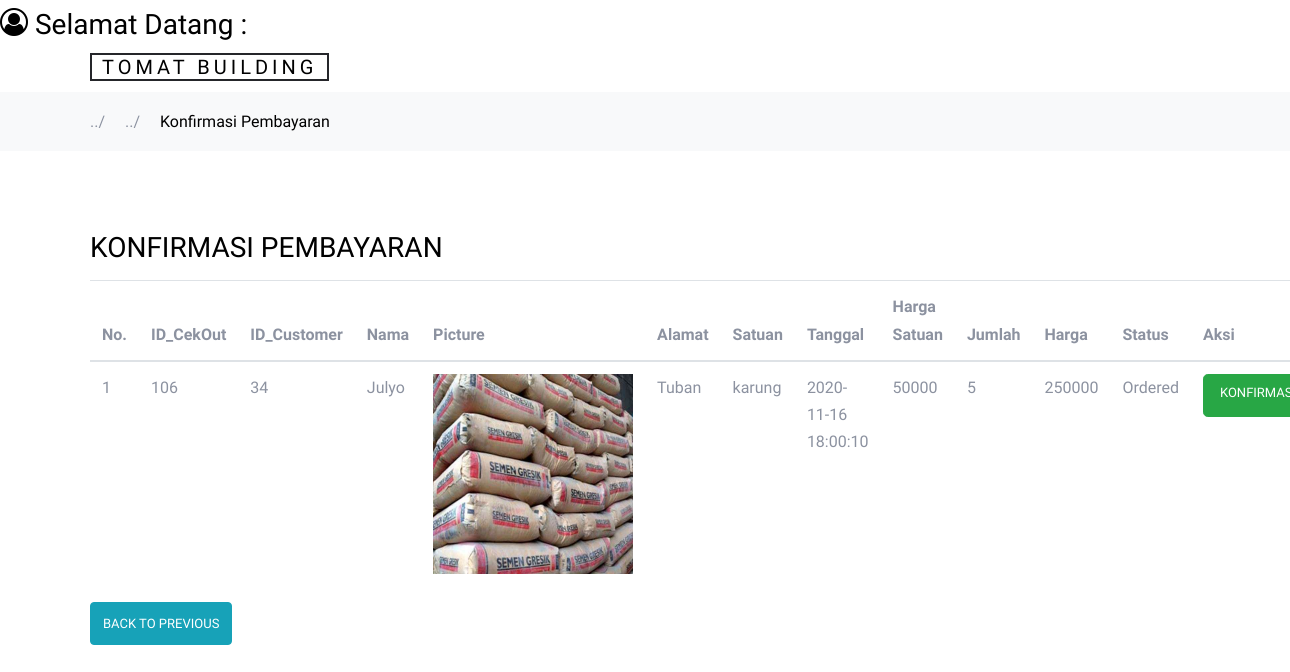
Page /konfirmasibayar.php on the committed database.
### tables this page shows
CREATE TABLE `cekout` (
  `idcek` int(11) NOT NULL,
  `idcus` int(11) NOT NULL,
  `idbarang` int(11) NOT NULL,
  `nama` varchar(50) NOT NULL,
  `alamat` varchar(50) NOT NULL,
  `material` varchar(20) NOT NULL,
  `satuan` varchar(20) NOT NULL,
  `hargasatuan` int(11) NOT NULL,
  `harga` int(11) NOT NULL,
  `gambar` varchar(20) NOT NULL,
  `tanggal` timestamp NOT NULL DEFAULT current_timestamp() ON UPDATE current_timestamp(),
  `jumlah` int(11) NOT NULL,
  `status` varchar(20) NOT NULL
);

### fungsi.php (called while the page is built, shortened)
<?php
    $conn=mysqli_connect("localhost","root","","tomat");
    function query($query_kedua)
    {
        global $conn;
        $result = mysqli_query($conn,$query_kedua);
        $rows =[];
        while ($row = mysqli_fetch_assoc($result))
        {
            $rows[]=$row;
        }
        return $rows;
    }
?>

### konfirmasibayar.php (the view, shortened to what this page needs)
<?php
require 'fungsi.php';
$cekout = query("SELECT * FROM cekout ");
?>
<!DOCTYPE html>
<html lang="en">
  <head>
    <link rel="stylesheet" href="fonts/icomoon/style.css">
    <link rel="stylesheet" href="css/bootstrap.min.css">
    <link rel="stylesheet" href="css/magnific-popup.css">
    <link rel="stylesheet" href="css/jquery-ui.css">
    <link rel="stylesheet" href="css/owl.carousel.min.css">
    <link rel="stylesheet" href="css/owl.theme.default.min.css">
    <link rel="stylesheet" href="css/aos.css">
    <link rel="stylesheet" href="css/style.css">
  </head>
  <body>
  <div class="site-wrap">
    <div class="site-navbar bg-white py-2">
    <h3><font color="#000000"><span class="icon-user-circle-o"></span>  Selamat Datang : <?php echo $_SESSION["nama"]; ?></font></h3>
      <div class="container">
        <div class="d-flex align-items-center justify-content-between">
          <div class="logo">
            <div class="site-logo">
              <a class="js-logo-clone">Tomat Building</a>
            </div>
          </div>
        </div>
      </div>
    </div>
    <div class="bg-light py-3">
      <div class="container">
        <div class="row">
          <div class="col-md-12 mb-0"><a>../</a> <span class="mx-2 mb-0"></span> <a>../</a> <span class="mx-2 mb-0"></span> <strong class="text-black">Konfirmasi Pembayaran</strong></div>
        </div>
      </div>
    </div>
    <form action="" method="post">
    <div class="site-section">
      <div class="container">
        <div class="row">
          <div class="col-md-6 mb-5 mb-md-0">
          <form action="" method="post">
            <h2 class="h3 mb-3 text-black">KONFIRMASI PEMBAYARAN </h2>
                <table class="table table-hover">
                    <thead>
                        <tr>
                            <th>No.</th>
                            <th>ID_CekOut</th>
                            <th>ID_Customer</th>
                            <th>Nama</th>
                            <th>Picture</th>
                            <th>Alamat</th>
                            <th>Satuan</th>
                            <th>Tanggal</th>
                            <th>Harga Satuan</th>
                            <th>Jumlah</th>
                            <th>Harga</th>
                            <th>Status</th>
                            <th>Aksi</th>
                        </tr>
                    </thead>
                    <?php $i=1 ?>
			        <?php foreach($cekout as $row):?>
                    <tbody>
                        <tr>
                            <td><?= $i;?></td>
                            <td><?= $row["idcek"]; ?></td>
                            <td><?= $row["idcus"]; ?></td>
                            <td><?= $row["nama"]; ?></td>
                            <td><img src ="images/<?= $row["gambar"]; ?>" height="200px" width="200px"></td>
                            <td><?= $row["alamat"]; ?></td>
                            <td><?= $row["satuan"]; ?></td>
                            <td><?= $row["tanggal"]; ?></td>
                            <td><?= $row["hargasatuan"]; ?></td>
                            <td><?= $row["jumlah"]; ?></td>
                            <td><?= $row["harga"]; ?></td>
                            <td><?= $row["status"]; ?></td>
                            <td>
                            <a button type="submit" name ="konfirm" class="btn btn-lg btn-success" href="confirm.php ?id=<?php echo $row["idbarang"];?>">Konfirmasi</button></a>
                            </td>
                        </tr>
                    </tbody>
                    <?php $i++ ?>
				    <?php endforeach;?>
                </table>
                </form>
          </div>
          </div>
          <button onclick="window.location.href='tambah/tambah.php'" type="button" class="btn btn-info">Back to Previous</button>
        </div>
      </div>
    </div>
  </body>
</html>

### css/style.css (style rules this page uses)
body { line-height: 1.7; color: #8c92a0; font-weight: 300; font-size: 16px; }
a { -webkit-transition: .3s all ease; -o-transition: .3s all ease; transition: .3s all ease; }
.text-black { color: #000; }
.site-wrap:before { -webkit-transition: .3s all ease-in-out; -o-transition: .3s all ease-in-out; transition: .3s all ease-in-out; background: rgba(0, 0, 0, 0.6); content: ""; position: absolute; z-index: 2000; top: 0; left: 0; right: 0; bottom: 0; opacity: 0; visibility: hidden; }
.btn { height: 43px; -webkit-transition: .3s all ease-in-out; -o-transition: .3s all ease-in-out; transition: .3s all ease-in-out; text-transform: uppercase; font-size: 13px; }
.site-section { padding: 2.5em 0; }
@media (min-width: 768px) { .site-section { padding: 5em 0; } }
.site-logo a { text-transform: uppercase; letter-spacing: .2em; font-size: 20px; padding-left: 10px; padding-right: 10px; border: 2px solid #25262a; color: #000 !important; }
.site-navbar { background: #fff; margin-bottom: 0px; z-index: 1999; position: relative; background: #fff !important; }
.site-navbar a { color: #868995; }
.site-mobile-menu .site-mobile-menu-header .site-mobile-menu-logo a { display: inline-block; text-transform: uppercase; color: #25262a; letter-spacing: .2em; font-size: 20px; padding-left: 10px; padding-right: 10px; border: 2px solid #25262a; }

### rows in the picture
cekout: idcek "106", idcus "34", nama "Julyo", gambar (picture), alamat "Tuban", satuan "karung", tanggal "2020-11-16 18:00:10", hargasatuan "50000", jumlah "5", harga "250000", status "Ordered"
